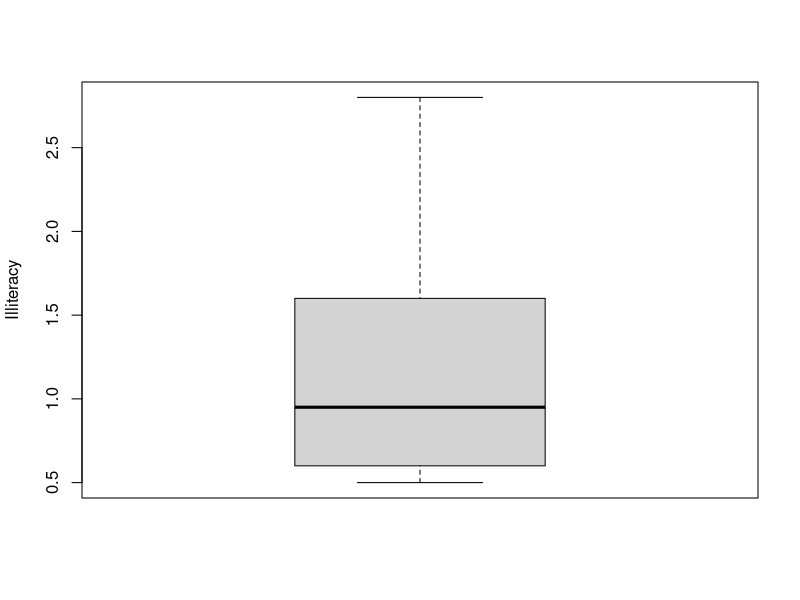
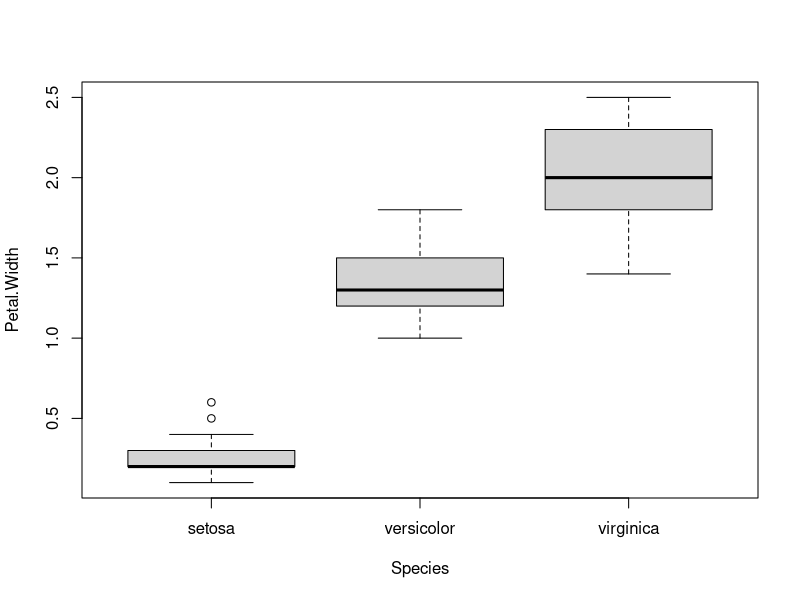
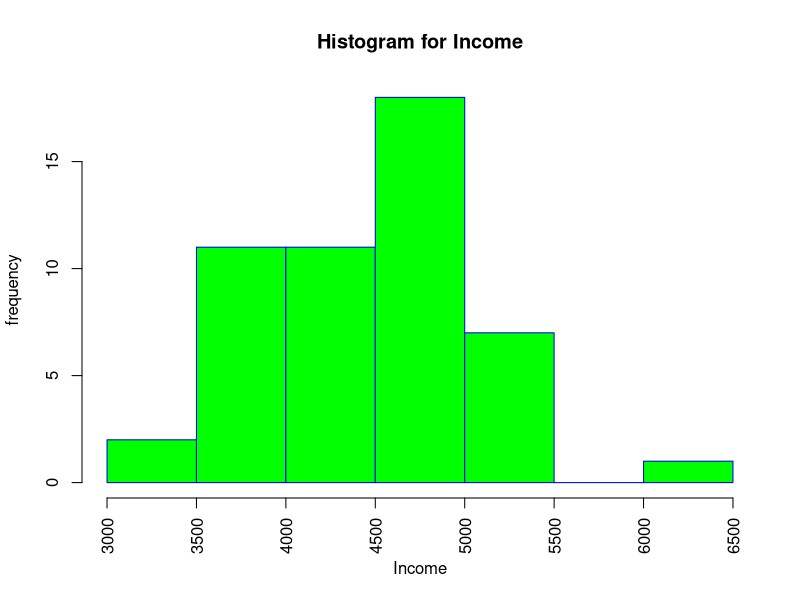

Recreate these plots in R, in order.
#자료분석l.Length) #평균
rm(list=ls())
iris.sample <- iris$Sepal.Length
median(iris.sample) #중앙값
mean(iris.sample, trim = 0.2) #절사평균
quantile(iris.sample) #사분위수
quantile(iris.sample, (0:4)/4) #이거랑 같다.
summary(iris.sample) #기초통계량
fivenum(iris.sample) #사분위수랑 비슷 #처음끝가운데세개
diff(range(iris.sample)) #최댓값-최솟값
var(iris.sample) #분산
sd(iris.sample) #표준편차

#사분범위 상자그림 그리기
data(state)
head(state.x77)
st.Illiteracy <- state.x77[,"Illiteracy"]
boxplot(st.Illiteracy, ylab="Illiteracy")

#사분범위 상자그림 그리기2
head(iris)
#품종에 따른 Petal.Width자료에 대한 boxplot 그리기
boxplot(Petal.Width~Species, data=iris,
        ylab="Petal.Width")

#a~b = y축,x축



#히스토그램 그리기
st.income <- state.x77[,"Income"]
#왜 state.x77$Income 하면 에러가 나지?
hist(st.income,
     main="Histogram for Income",
     xlab="Income",
     ylab="frequency", 
     border="blue", #막대테두리 색상
     col="green", #막대 색상
     las=3, #~3까지 글씨방향이 달라짐
     breaks=5) #구분선 개수


#줄기-잎 그림
score <- c(40,50,55,60,65,67,78,77,75,66)
stem(score, scale=2)

#paste() 함수
#각 문자열을 연결해 하나로 만들 때 사용한다.
paste("Good", "Morning", "Kim",
      sep=" ")
paste("Good", "Morning", "Kim",
      sep="/")
paste(1:10, "sheep",
      sep=" ")

# substr()문자열 자르기
# nchar() 문자열 길이
smp <- "Hello World"
substr(smp, 1,5)
substr(smp, 7,nchar(smp)) #띄어쓰기도 글자로 인식

#gsub() 문자열 바꾸기
smp <- "Hello World"
gsub("Hello", "Happy", smp)

